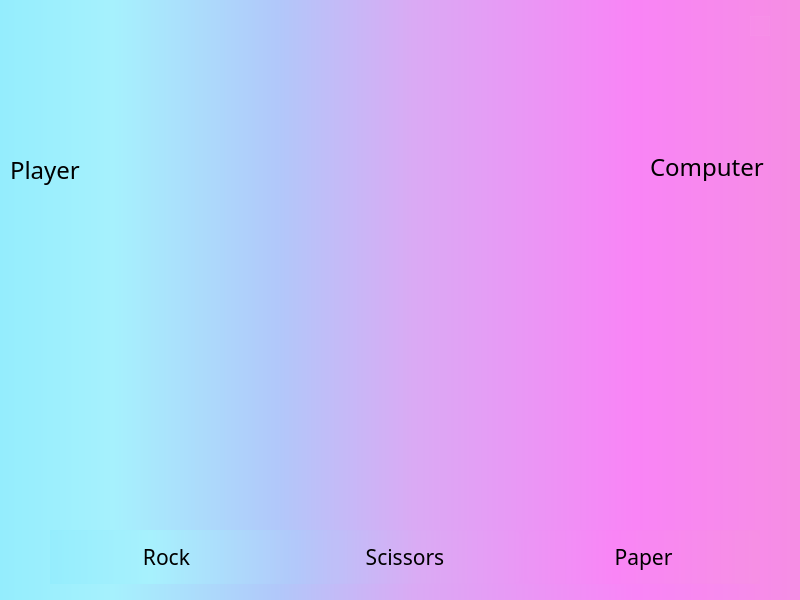
<?xml version="1.0" encoding="UTF-8"?>
<ui version="4.0">
 <class>MainWindow</class>
 <widget class="QMainWindow" name="MainWindow">
  <property name="geometry">
   <rect>
    <x>0</x>
    <y>0</y>
    <width>800</width>
    <height>600</height>
   </rect>
  </property>
  <property name="cursor">
   <cursorShape>ArrowCursor</cursorShape>
  </property>
  <property name="windowTitle">
   <string>Rock Paper Scissors</string>
  </property>
  <property name="windowIcon">
   <iconset theme="applications-games">
    <selectedon>:/icon/icon/smile.ico</selectedon>
   </iconset>
  </property>
  <property name="styleSheet">
   <string notr="true">background-color: qlineargradient(spread:pad, x1:0, y1:1, x2:1, y2:1, stop:0 rgba(148, 237, 253, 255), stop:0.142045 rgba(166, 241, 253, 255), stop:0.346369 rgba(177, 200, 250, 255), stop:0.517045 rgba(218, 170, 244, 255), stop:0.793041 rgba(249, 132, 246, 255), stop:0.991905 rgba(246, 142, 228, 255));
font-family: Disco Duck;
cursor: Hotline Black Normal Select</string>
  </property>
  <widget class="QWidget" name="centralwidget">
   <widget class="QLabel" name="player_title">
    <property name="geometry">
     <rect>
      <x>10</x>
      <y>150</y>
      <width>141</width>
      <height>41</height>
     </rect>
    </property>
    <property name="styleSheet">
     <string notr="true">background: transparent;</string>
    </property>
    <property name="text">
     <string>&lt;html&gt;&lt;head/&gt;&lt;body&gt;&lt;p&gt;&lt;span style=&quot; font-size:18pt;&quot;&gt;Player&lt;/span&gt;&lt;/p&gt;&lt;/body&gt;&lt;/html&gt;</string>
    </property>
   </widget>
   <widget class="QLabel" name="computer_title">
    <property name="geometry">
     <rect>
      <x>650</x>
      <y>150</y>
      <width>129</width>
      <height>31</height>
     </rect>
    </property>
    <property name="styleSheet">
     <string notr="true">background: transparent;</string>
    </property>
    <property name="text">
     <string>&lt;html&gt;&lt;head/&gt;&lt;body&gt;&lt;p&gt;&lt;span style=&quot; font-size:18pt;&quot;&gt;Computer&lt;/span&gt;&lt;/p&gt;&lt;/body&gt;&lt;/html&gt;</string>
    </property>
   </widget>
   <widget class="QWidget" name="layoutWidget">
    <property name="geometry">
     <rect>
      <x>50</x>
      <y>530</y>
      <width>710</width>
      <height>54</height>
     </rect>
    </property>
    <layout class="QHBoxLayout" name="horizontalLayout">
     <item>
      <widget class="QPushButton" name="rock_button">
       <property name="cursor">
        <cursorShape>PointingHandCursor</cursorShape>
       </property>
       <property name="styleSheet">
        <string notr="true">QPushButton{
background-color: rgba(255,255,255,2);
border: 1px solid rgba(255,255,255,2);
border-radius: 7px;
width: 230px;
height: 50px;
font:16pt;
}
QPushButton:hover{
background-color: rgba(255,255,255,50);
font:15pt;
}
QPushButton:pressed{
background-color: rgba(255,255,255,90);
font:14pt;
}
</string>
       </property>
       <property name="text">
        <string>Rock</string>
       </property>
      </widget>
     </item>
     <item>
      <widget class="QPushButton" name="scissors_button">
       <property name="cursor">
        <cursorShape>PointingHandCursor</cursorShape>
       </property>
       <property name="styleSheet">
        <string notr="true">QPushButton{
background-color: rgba(255,255,255,2);
border: 1px solid rgba(255,255,255,2);
border-radius: 7px;
width: 230px;
height: 50px;
font:16pt;
}
QPushButton:hover{
background-color: rgba(255,255,255,50);
font:15pt;
}
QPushButton:pressed{
background-color: rgba(255,255,255,90);
font:14pt;
}
</string>
       </property>
       <property name="text">
        <string>Scissors</string>
       </property>
      </widget>
     </item>
     <item>
      <widget class="QPushButton" name="paper_button">
       <property name="cursor">
        <cursorShape>PointingHandCursor</cursorShape>
       </property>
       <property name="styleSheet">
        <string notr="true">QPushButton{
background-color: rgba(255,255,255,2);
border: 1px solid rgba(255,255,255,2);
border-radius: 7px;
width: 230px;
height: 50px;
font:16pt;
}
QPushButton:hover{
background-color: rgba(255,255,255,50);
font:15pt;
}
QPushButton:pressed{
background-color: rgba(255,255,255,90);
font:14pt;
}
</string>
       </property>
       <property name="text">
        <string>Paper</string>
       </property>
      </widget>
     </item>
    </layout>
   </widget>
   <widget class="QPushButton" name="menu">
    <property name="geometry">
     <rect>
      <x>750</x>
      <y>16</y>
      <width>20</width>
      <height>20</height>
     </rect>
    </property>
    <property name="cursor">
     <cursorShape>PointingHandCursor</cursorShape>
    </property>
    <property name="acceptDrops">
     <bool>false</bool>
    </property>
    <property name="styleSheet">
     <string notr="true">
QPushButton{
	
background-color: rgba(255,255,255,5);
border: 1px solid rgba(255,255,255,5);

width: 230px;
height: 50px;
font:16pt;
}
QPushButton:hover{
background-color: rgba(255, 225, 225,50);
font:15pt;
}
QPushButton:pressed{
background-color: rgba(255,255,255,90);
font:13pt;
}
</string>
    </property>
    <property name="text">
     <string/>
    </property>
    <property name="icon">
     <iconset>
      <normaloff>../scr/icon/menu.svg</normaloff>../scr/icon/menu.svg</iconset>
    </property>
    <property name="iconSize">
     <size>
      <width>25</width>
      <height>25</height>
     </size>
    </property>
   </widget>
   <widget class="QLabel" name="result">
    <property name="geometry">
     <rect>
      <x>240</x>
      <y>90</y>
      <width>331</width>
      <height>121</height>
     </rect>
    </property>
    <property name="styleSheet">
     <string notr="true">background: transparent;
font: 18pt;
color: rgb(115, 57, 172);
align: center;</string>
    </property>
    <property name="text">
     <string>&lt;html&gt;&lt;head/&gt;&lt;body&gt;&lt;p align=&quot;center&quot;&gt;&lt;br/&gt;&lt;/p&gt;&lt;/body&gt;&lt;/html&gt;</string>
    </property>
    <property name="alignment">
     <set>Qt::AlignCenter</set>
    </property>
   </widget>
   <widget class="QLabel" name="player">
    <property name="geometry">
     <rect>
      <x>20</x>
      <y>190</y>
      <width>81</width>
      <height>61</height>
     </rect>
    </property>
    <property name="styleSheet">
     <string notr="true">background: transparent;
font: 25pt;
color: rgb(115, 57, 172);
align: center;</string>
    </property>
    <property name="text">
     <string/>
    </property>
   </widget>
   <widget class="QLabel" name="computer">
    <property name="geometry">
     <rect>
      <x>680</x>
      <y>190</y>
      <width>81</width>
      <height>61</height>
     </rect>
    </property>
    <property name="styleSheet">
     <string notr="true">background: transparent;
font: 25pt;
color: rgb(115, 57, 172);
align: center;</string>
    </property>
    <property name="text">
     <string/>
    </property>
   </widget>
   <widget class="QLabel" name="countdown_label">
    <property name="geometry">
     <rect>
      <x>380</x>
      <y>200</y>
      <width>61</width>
      <height>61</height>
     </rect>
    </property>
    <property name="font">
     <font>
      <family>Disco Duck</family>
      <pointsize>50</pointsize>
     </font>
    </property>
    <property name="autoFillBackground">
     <bool>false</bool>
    </property>
    <property name="styleSheet">
     <string notr="true">background: transparent;</string>
    </property>
    <property name="text">
     <string/>
    </property>
   </widget>
   <widget class="QLabel" name="mode">
    <property name="geometry">
     <rect>
      <x>10</x>
      <y>10</y>
      <width>111</width>
      <height>31</height>
     </rect>
    </property>
    <property name="font">
     <font>
      <family>Disco Duck</family>
      <pointsize>13</pointsize>
     </font>
    </property>
    <property name="styleSheet">
     <string notr="true">background: transparent;</string>
    </property>
    <property name="text">
     <string/>
    </property>
   </widget>
  </widget>
 </widget>
 <resources>
  <include location="../scr/res.qrc"/>
  <include location="../scr/fonts.qrc"/>
 </resources>
 <connections/>
</ui>
